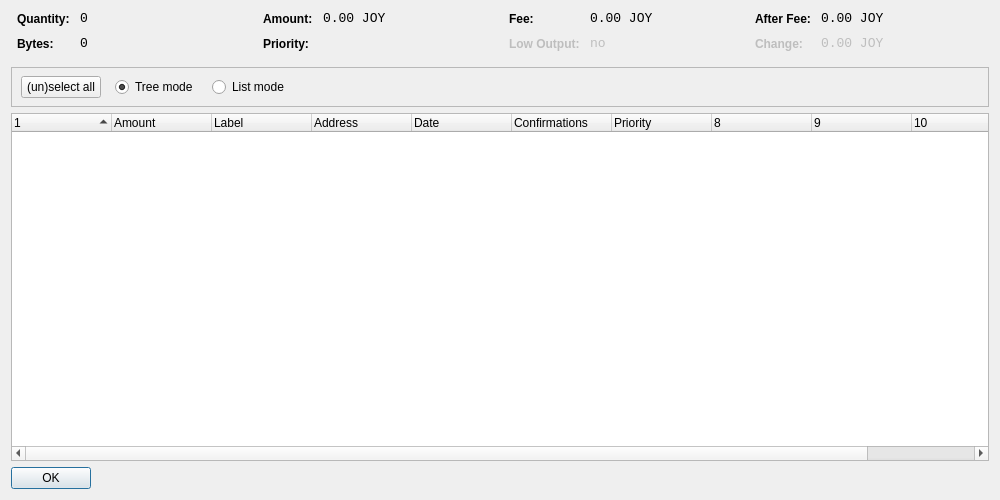
<?xml version="1.0" encoding="UTF-8"?>
<ui version="4.0">
 <class>CoinControlDialog</class>
 <widget class="QDialog" name="CoinControlDialog">
  <property name="geometry">
   <rect>
    <x>0</x>
    <y>0</y>
    <width>1000</width>
    <height>500</height>
   </rect>
  </property>
  <property name="windowTitle">
   <string>Coin Control</string>
  </property>
  <layout class="QVBoxLayout" name="verticalLayout">
   <item>
    <layout class="QHBoxLayout" name="horizontalLayoutTop" stretch="0,0,0,0">
     <property name="topMargin">
      <number>0</number>
     </property>
     <property name="bottomMargin">
      <number>10</number>
     </property>
     <item>
      <layout class="QFormLayout" name="formLayoutCoinControl1">
       <property name="horizontalSpacing">
        <number>10</number>
       </property>
       <property name="verticalSpacing">
        <number>10</number>
       </property>
       <property name="leftMargin">
        <number>6</number>
       </property>
       <property name="rightMargin">
        <number>6</number>
       </property>
       <item row="0" column="0">
        <widget class="QLabel" name="labelCoinControlQuantityText">
         <property name="styleSheet">
          <string notr="true">font-weight:bold;</string>
         </property>
         <property name="text">
          <string>Quantity:</string>
         </property>
        </widget>
       </item>
       <item row="0" column="1">
        <widget class="QLabel" name="labelCoinControlQuantity">
         <property name="font">
          <font>
           <family>Monospace</family>
           <pointsize>10</pointsize>
          </font>
         </property>
         <property name="cursor">
          <cursorShape>IBeamCursor</cursorShape>
         </property>
         <property name="contextMenuPolicy">
          <enum>Qt::ActionsContextMenu</enum>
         </property>
         <property name="text">
          <string notr="true">0</string>
         </property>
         <property name="textInteractionFlags">
          <set>Qt::LinksAccessibleByMouse|Qt::TextSelectableByKeyboard|Qt::TextSelectableByMouse</set>
         </property>
        </widget>
       </item>
       <item row="1" column="0">
        <widget class="QLabel" name="labelCoinControlBytesText">
         <property name="styleSheet">
          <string notr="true">font-weight:bold;</string>
         </property>
         <property name="text">
          <string>Bytes:</string>
         </property>
        </widget>
       </item>
       <item row="1" column="1">
        <widget class="QLabel" name="labelCoinControlBytes">
         <property name="font">
          <font>
           <family>Monospace</family>
           <pointsize>10</pointsize>
          </font>
         </property>
         <property name="cursor">
          <cursorShape>IBeamCursor</cursorShape>
         </property>
         <property name="contextMenuPolicy">
          <enum>Qt::ActionsContextMenu</enum>
         </property>
         <property name="text">
          <string notr="true">0</string>
         </property>
         <property name="textInteractionFlags">
          <set>Qt::LinksAccessibleByMouse|Qt::TextSelectableByKeyboard|Qt::TextSelectableByMouse</set>
         </property>
        </widget>
       </item>
      </layout>
     </item>
     <item>
      <layout class="QFormLayout" name="formLayoutCoinControl2">
       <property name="horizontalSpacing">
        <number>10</number>
       </property>
       <property name="verticalSpacing">
        <number>10</number>
       </property>
       <property name="leftMargin">
        <number>6</number>
       </property>
       <property name="rightMargin">
        <number>6</number>
       </property>
       <item row="0" column="0">
        <widget class="QLabel" name="labelCoinControlAmountText">
         <property name="styleSheet">
          <string notr="true">font-weight:bold;</string>
         </property>
         <property name="text">
          <string>Amount:</string>
         </property>
        </widget>
       </item>
       <item row="0" column="1">
        <widget class="QLabel" name="labelCoinControlAmount">
         <property name="font">
          <font>
           <family>Monospace</family>
           <pointsize>10</pointsize>
          </font>
         </property>
         <property name="cursor">
          <cursorShape>IBeamCursor</cursorShape>
         </property>
         <property name="contextMenuPolicy">
          <enum>Qt::ActionsContextMenu</enum>
         </property>
         <property name="text">
          <string notr="true">0.00 JOY</string>
         </property>
         <property name="textInteractionFlags">
          <set>Qt::LinksAccessibleByMouse|Qt::TextSelectableByKeyboard|Qt::TextSelectableByMouse</set>
         </property>
        </widget>
       </item>
       <item row="1" column="0">
        <widget class="QLabel" name="labelCoinControlPriorityText">
         <property name="styleSheet">
          <string notr="true">font-weight:bold;</string>
         </property>
         <property name="text">
          <string>Priority:</string>
         </property>
        </widget>
       </item>
       <item row="1" column="1">
        <widget class="QLabel" name="labelCoinControlPriority">
         <property name="font">
          <font>
           <family>Monospace</family>
           <pointsize>10</pointsize>
          </font>
         </property>
         <property name="cursor">
          <cursorShape>IBeamCursor</cursorShape>
         </property>
         <property name="contextMenuPolicy">
          <enum>Qt::ActionsContextMenu</enum>
         </property>
         <property name="text">
          <string/>
         </property>
         <property name="textInteractionFlags">
          <set>Qt::LinksAccessibleByMouse|Qt::TextSelectableByKeyboard|Qt::TextSelectableByMouse</set>
         </property>
        </widget>
       </item>
      </layout>
     </item>
     <item>
      <layout class="QFormLayout" name="formLayoutCoinControl3">
       <property name="horizontalSpacing">
        <number>10</number>
       </property>
       <property name="verticalSpacing">
        <number>10</number>
       </property>
       <property name="leftMargin">
        <number>6</number>
       </property>
       <property name="rightMargin">
        <number>6</number>
       </property>
       <item row="0" column="0">
        <widget class="QLabel" name="labelCoinControlFeeText">
         <property name="styleSheet">
          <string notr="true">font-weight:bold;</string>
         </property>
         <property name="text">
          <string>Fee:</string>
         </property>
        </widget>
       </item>
       <item row="0" column="1">
        <widget class="QLabel" name="labelCoinControlFee">
         <property name="font">
          <font>
           <family>Monospace</family>
           <pointsize>10</pointsize>
          </font>
         </property>
         <property name="cursor">
          <cursorShape>IBeamCursor</cursorShape>
         </property>
         <property name="contextMenuPolicy">
          <enum>Qt::ActionsContextMenu</enum>
         </property>
         <property name="text">
          <string notr="true">0.00 JOY</string>
         </property>
         <property name="textInteractionFlags">
          <set>Qt::LinksAccessibleByMouse|Qt::TextSelectableByKeyboard|Qt::TextSelectableByMouse</set>
         </property>
        </widget>
       </item>
       <item row="1" column="0">
        <widget class="QLabel" name="labelCoinControlLowOutputText">
         <property name="enabled">
          <bool>false</bool>
         </property>
         <property name="styleSheet">
          <string notr="true">font-weight:bold;</string>
         </property>
         <property name="text">
          <string>Low Output:</string>
         </property>
        </widget>
       </item>
       <item row="1" column="1">
        <widget class="QLabel" name="labelCoinControlLowOutput">
         <property name="enabled">
          <bool>false</bool>
         </property>
         <property name="font">
          <font>
           <family>Monospace</family>
           <pointsize>10</pointsize>
          </font>
         </property>
         <property name="cursor">
          <cursorShape>IBeamCursor</cursorShape>
         </property>
         <property name="contextMenuPolicy">
          <enum>Qt::ActionsContextMenu</enum>
         </property>
         <property name="text">
          <string notr="true">no</string>
         </property>
         <property name="textInteractionFlags">
          <set>Qt::LinksAccessibleByMouse|Qt::TextSelectableByKeyboard|Qt::TextSelectableByMouse</set>
         </property>
        </widget>
       </item>
      </layout>
     </item>
     <item>
      <layout class="QFormLayout" name="formLayoutCoinControl4">
       <property name="horizontalSpacing">
        <number>10</number>
       </property>
       <property name="verticalSpacing">
        <number>10</number>
       </property>
       <property name="leftMargin">
        <number>6</number>
       </property>
       <property name="rightMargin">
        <number>6</number>
       </property>
       <item row="0" column="0">
        <widget class="QLabel" name="labelCoinControlAfterFeeText">
         <property name="styleSheet">
          <string notr="true">font-weight:bold;</string>
         </property>
         <property name="text">
          <string>After Fee:</string>
         </property>
        </widget>
       </item>
       <item row="0" column="1">
        <widget class="QLabel" name="labelCoinControlAfterFee">
         <property name="font">
          <font>
           <family>Monospace</family>
           <pointsize>10</pointsize>
          </font>
         </property>
         <property name="cursor">
          <cursorShape>IBeamCursor</cursorShape>
         </property>
         <property name="contextMenuPolicy">
          <enum>Qt::ActionsContextMenu</enum>
         </property>
         <property name="text">
          <string notr="true">0.00 JOY</string>
         </property>
         <property name="textInteractionFlags">
          <set>Qt::LinksAccessibleByMouse|Qt::TextSelectableByKeyboard|Qt::TextSelectableByMouse</set>
         </property>
        </widget>
       </item>
       <item row="1" column="0">
        <widget class="QLabel" name="labelCoinControlChangeText">
         <property name="enabled">
          <bool>false</bool>
         </property>
         <property name="styleSheet">
          <string notr="true">font-weight:bold;</string>
         </property>
         <property name="text">
          <string>Change:</string>
         </property>
        </widget>
       </item>
       <item row="1" column="1">
        <widget class="QLabel" name="labelCoinControlChange">
         <property name="enabled">
          <bool>false</bool>
         </property>
         <property name="font">
          <font>
           <family>Monospace</family>
           <pointsize>10</pointsize>
          </font>
         </property>
         <property name="cursor">
          <cursorShape>IBeamCursor</cursorShape>
         </property>
         <property name="contextMenuPolicy">
          <enum>Qt::ActionsContextMenu</enum>
         </property>
         <property name="text">
          <string notr="true">0.00 JOY</string>
         </property>
         <property name="textInteractionFlags">
          <set>Qt::LinksAccessibleByMouse|Qt::TextSelectableByKeyboard|Qt::TextSelectableByMouse</set>
         </property>
        </widget>
       </item>
      </layout>
     </item>
    </layout>
   </item>
   <item>
    <widget class="QFrame" name="frame">
     <property name="minimumSize">
      <size>
       <width>0</width>
       <height>40</height>
      </size>
     </property>
     <property name="frameShape">
      <enum>QFrame::StyledPanel</enum>
     </property>
     <property name="frameShadow">
      <enum>QFrame::Sunken</enum>
     </property>
     <widget class="QWidget" name="horizontalLayoutWidget">
      <property name="geometry">
       <rect>
        <x>10</x>
        <y>0</y>
        <width>781</width>
        <height>41</height>
       </rect>
      </property>
      <layout class="QHBoxLayout" name="horizontalLayoutPanel" stretch="0,0,0,0">
       <property name="spacing">
        <number>14</number>
       </property>
       <item>
        <widget class="QPushButton" name="pushButtonSelectAll">
         <property name="sizePolicy">
          <sizepolicy hsizetype="Maximum" vsizetype="Fixed">
           <horstretch>0</horstretch>
           <verstretch>0</verstretch>
          </sizepolicy>
         </property>
         <property name="text">
          <string>(un)select all</string>
         </property>
        </widget>
       </item>
       <item>
        <widget class="QRadioButton" name="radioTreeMode">
         <property name="sizePolicy">
          <sizepolicy hsizetype="Maximum" vsizetype="Fixed">
           <horstretch>0</horstretch>
           <verstretch>0</verstretch>
          </sizepolicy>
         </property>
         <property name="text">
          <string>Tree mode</string>
         </property>
         <property name="checked">
          <bool>true</bool>
         </property>
        </widget>
       </item>
       <item>
        <widget class="QRadioButton" name="radioListMode">
         <property name="sizePolicy">
          <sizepolicy hsizetype="Maximum" vsizetype="Fixed">
           <horstretch>0</horstretch>
           <verstretch>0</verstretch>
          </sizepolicy>
         </property>
         <property name="text">
          <string>List mode</string>
         </property>
        </widget>
       </item>
       <item>
        <spacer name="horizontalSpacer">
         <property name="orientation">
          <enum>Qt::Horizontal</enum>
         </property>
         <property name="sizeHint" stdset="0">
          <size>
           <width>40</width>
           <height>20</height>
          </size>
         </property>
        </spacer>
       </item>
      </layout>
     </widget>
    </widget>
   </item>
   <item>
    <widget class="CoinControlTreeWidget" name="treeWidget">
     <property name="contextMenuPolicy">
      <enum>Qt::CustomContextMenu</enum>
     </property>
     <property name="sortingEnabled">
      <bool>false</bool>
     </property>
     <property name="columnCount">
      <number>11</number>
     </property>
     <attribute name="headerShowSortIndicator" stdset="0">
      <bool>true</bool>
     </attribute>
     <attribute name="headerStretchLastSection">
      <bool>false</bool>
     </attribute>
     <column>
      <property name="text">
       <string/>
      </property>
     </column>
     <column>
      <property name="text">
       <string>Amount</string>
      </property>
     </column>
     <column>
      <property name="text">
       <string>Label</string>
      </property>
     </column>
     <column>
      <property name="text">
       <string>Address</string>
      </property>
     </column>
     <column>
      <property name="text">
       <string>Date</string>
      </property>
     </column>
     <column>
      <property name="text">
       <string>Confirmations</string>
      </property>
      <property name="toolTip">
       <string>Confirmed</string>
      </property>
     </column>
     <column>
      <property name="text">
       <string>Priority</string>
      </property>
     </column>
     <column>
      <property name="text">
       <string/>
      </property>
     </column>
     <column>
      <property name="text">
       <string/>
      </property>
     </column>
     <column>
      <property name="text">
       <string/>
      </property>
     </column>
     <column>
      <property name="text">
       <string/>
      </property>
     </column>
    </widget>
   </item>
   <item>
    <widget class="QDialogButtonBox" name="buttonBox">
     <property name="sizePolicy">
      <sizepolicy hsizetype="Maximum" vsizetype="Fixed">
       <horstretch>0</horstretch>
       <verstretch>0</verstretch>
      </sizepolicy>
     </property>
     <property name="orientation">
      <enum>Qt::Horizontal</enum>
     </property>
     <property name="standardButtons">
      <set>QDialogButtonBox::Ok</set>
     </property>
    </widget>
   </item>
  </layout>
 </widget>
 <customwidgets>
  <customwidget>
   <class>CoinControlTreeWidget</class>
   <extends>QTreeWidget</extends>
   <header>coincontroltreewidget.h</header>
  </customwidget>
 </customwidgets>
 <resources/>
 <connections/>
</ui>
